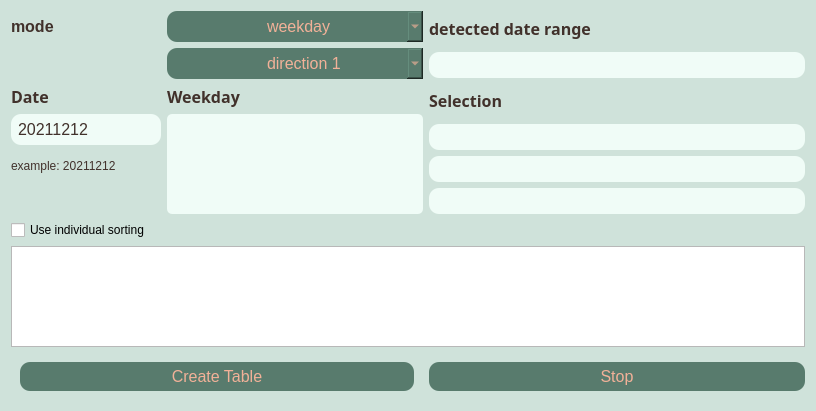
<?xml version="1.0" encoding="UTF-8"?>
<ui version="4.0">
 <class>Form</class>
 <widget class="QWidget" name="Form">
  <property name="geometry">
   <rect>
    <x>0</x>
    <y>0</y>
    <width>816</width>
    <height>411</height>
   </rect>
  </property>
  <property name="sizePolicy">
   <sizepolicy hsizetype="MinimumExpanding" vsizetype="MinimumExpanding">
    <horstretch>0</horstretch>
    <verstretch>0</verstretch>
   </sizepolicy>
  </property>
  <property name="windowTitle">
   <string>Form</string>
  </property>
  <property name="styleSheet">
   <string notr="true">#Form {
border-style: solid;
border-color:  #f2f7f5;
background: #cfe2da; 

}

#Form QListWidget {
	background-color: #F0FCF7;
   border-radius: 5px;
	text-align: center;
    color:#41312b;
}

#Form QPushButton {
	background-color: #587b6d;
   border-radius: 10px;
	padding: 5px 5px 5px 5px;
	text-align: center;
    color:#f2b198;
}

#Form QLineEdit {
	background-color: #F0FCF7;
   border-radius: 10px;
	padding: 5px 5px 5px 5px;
	text-align: center;
    color:#41312b;
}

#Form QLabel {
	text-align: center;
    color:#41312b;
}

#Form QComboBox {
	background-color: #587b6d;
   border-radius: 10px;
	padding: 5px 5px 5px 100px;
	text-align: center;
    color:#f2b198;
    
}

#Form QPushButton:hover {
	background-color: #408d49;
   border-radius: 10px;
       color:#fde1d6;
}</string>
  </property>
  <layout class="QGridLayout" name="gridLayout">
   <item row="2" column="0" colspan="2">
    <widget class="QTableView" name="tableView"/>
   </item>
   <item row="5" column="0">
    <widget class="QWidget" name="widget_8" native="true">
     <layout class="QGridLayout" name="gridLayout_15">
      <item row="3" column="0">
       <widget class="QPushButton" name="btnStart">
        <property name="enabled">
         <bool>false</bool>
        </property>
        <property name="font">
         <font>
          <pointsize>12</pointsize>
         </font>
        </property>
        <property name="styleSheet">
         <string notr="true"/>
        </property>
        <property name="text">
         <string>Create Table</string>
        </property>
       </widget>
      </item>
     </layout>
    </widget>
   </item>
   <item row="0" column="0">
    <layout class="QGridLayout" name="gridLayout_5">
     <item row="0" column="0">
      <widget class="QLabel" name="label_12">
       <property name="styleSheet">
        <string notr="true"/>
       </property>
       <property name="text">
        <string>&lt;html&gt;&lt;head/&gt;&lt;body&gt;&lt;p&gt;&lt;span style=&quot; font-size:12pt; font-weight:600;&quot;&gt;mode&lt;/span&gt;&lt;/p&gt;&lt;/body&gt;&lt;/html&gt;</string>
       </property>
      </widget>
     </item>
     <item row="4" column="0">
      <widget class="QLabel" name="label_2">
       <property name="styleSheet">
        <string notr="true"/>
       </property>
       <property name="text">
        <string>example: 20211212</string>
       </property>
      </widget>
     </item>
     <item row="3" column="1" rowspan="3">
      <widget class="QListWidget" name="listDatesWeekday">
       <property name="enabled">
        <bool>false</bool>
       </property>
       <property name="font">
        <font>
         <pointsize>12</pointsize>
        </font>
       </property>
       <property name="styleSheet">
        <string notr="true"/>
       </property>
       <property name="verticalScrollBarPolicy">
        <enum>Qt::ScrollBarAlwaysOff</enum>
       </property>
       <property name="horizontalScrollBarPolicy">
        <enum>Qt::ScrollBarAlwaysOff</enum>
       </property>
      </widget>
     </item>
     <item row="0" column="1">
      <widget class="QComboBox" name="comboBox">
       <property name="enabled">
        <bool>false</bool>
       </property>
       <property name="font">
        <font>
         <pointsize>12</pointsize>
        </font>
       </property>
       <property name="styleSheet">
        <string notr="true"/>
       </property>
       <item>
        <property name="text">
         <string>weekday</string>
        </property>
       </item>
       <item>
        <property name="text">
         <string>date</string>
        </property>
       </item>
      </widget>
     </item>
     <item row="2" column="1">
      <widget class="QLabel" name="label_6">
       <property name="font">
        <font>
         <family>72</family>
         <pointsize>8</pointsize>
         <weight>50</weight>
         <italic>false</italic>
         <bold>false</bold>
        </font>
       </property>
       <property name="styleSheet">
        <string notr="true"/>
       </property>
       <property name="text">
        <string>&lt;html&gt;&lt;head/&gt;&lt;body&gt;&lt;p&gt;&lt;span style=&quot; font-size:12pt; font-weight:600;&quot;&gt;Weekday&lt;/span&gt;&lt;/p&gt;&lt;/body&gt;&lt;/html&gt;</string>
       </property>
      </widget>
     </item>
     <item row="3" column="0">
      <widget class="QLineEdit" name="lineDateInput">
       <property name="enabled">
        <bool>false</bool>
       </property>
       <property name="font">
        <font>
         <pointsize>12</pointsize>
        </font>
       </property>
       <property name="styleSheet">
        <string notr="true"/>
       </property>
       <property name="text">
        <string>20211212</string>
       </property>
      </widget>
     </item>
     <item row="2" column="0">
      <widget class="QLabel" name="label_13">
       <property name="font">
        <font>
         <family>72</family>
         <pointsize>8</pointsize>
         <weight>50</weight>
         <italic>false</italic>
         <bold>false</bold>
        </font>
       </property>
       <property name="styleSheet">
        <string notr="true"/>
       </property>
       <property name="text">
        <string>&lt;html&gt;&lt;head/&gt;&lt;body&gt;&lt;p&gt;&lt;span style=&quot; font-size:12pt; font-weight:600;&quot;&gt;Date&lt;/span&gt;&lt;/p&gt;&lt;/body&gt;&lt;/html&gt;</string>
       </property>
      </widget>
     </item>
     <item row="1" column="1">
      <widget class="QComboBox" name="comboBox_direction">
       <property name="enabled">
        <bool>false</bool>
       </property>
       <property name="font">
        <font>
         <pointsize>12</pointsize>
        </font>
       </property>
       <property name="styleSheet">
        <string notr="true"/>
       </property>
       <item>
        <property name="text">
         <string>direction 1</string>
        </property>
       </item>
       <item>
        <property name="text">
         <string>direction 2</string>
        </property>
       </item>
      </widget>
     </item>
    </layout>
   </item>
   <item row="5" column="1">
    <widget class="QPushButton" name="btnStop">
     <property name="enabled">
      <bool>false</bool>
     </property>
     <property name="font">
      <font>
       <pointsize>12</pointsize>
      </font>
     </property>
     <property name="styleSheet">
      <string notr="true"/>
     </property>
     <property name="text">
      <string>Stop</string>
     </property>
    </widget>
   </item>
   <item row="0" column="1">
    <layout class="QGridLayout" name="gridLayout_3">
     <item row="11" column="0">
      <widget class="QLineEdit" name="line_Selection_agency">
       <property name="enabled">
        <bool>false</bool>
       </property>
       <property name="styleSheet">
        <string notr="true"/>
       </property>
      </widget>
     </item>
     <item row="12" column="0">
      <widget class="QLineEdit" name="line_Selection_trips">
       <property name="enabled">
        <bool>false</bool>
       </property>
       <property name="styleSheet">
        <string notr="true"/>
       </property>
      </widget>
     </item>
     <item row="3" column="0">
      <widget class="QLabel" name="label_17">
       <property name="font">
        <font>
         <family>72</family>
         <pointsize>8</pointsize>
         <weight>50</weight>
         <italic>false</italic>
         <bold>false</bold>
        </font>
       </property>
       <property name="styleSheet">
        <string notr="true"/>
       </property>
       <property name="text">
        <string>&lt;html&gt;&lt;head/&gt;&lt;body&gt;&lt;p&gt;&lt;span style=&quot; font-size:12pt; font-weight:600;&quot;&gt;detected date range&lt;/span&gt;&lt;/p&gt;&lt;/body&gt;&lt;/html&gt;</string>
       </property>
      </widget>
     </item>
     <item row="4" column="0">
      <widget class="QLineEdit" name="line_Selection_date_range">
       <property name="enabled">
        <bool>false</bool>
       </property>
       <property name="styleSheet">
        <string notr="true"/>
       </property>
      </widget>
     </item>
     <item row="9" column="0">
      <widget class="QLabel" name="label_16">
       <property name="font">
        <font>
         <family>72</family>
         <pointsize>8</pointsize>
         <weight>50</weight>
         <italic>false</italic>
         <bold>false</bold>
        </font>
       </property>
       <property name="styleSheet">
        <string notr="true"/>
       </property>
       <property name="text">
        <string>&lt;html&gt;&lt;head/&gt;&lt;body&gt;&lt;p&gt;&lt;span style=&quot; font-size:12pt; font-weight:600;&quot;&gt;Selection&lt;/span&gt;&lt;/p&gt;&lt;/body&gt;&lt;/html&gt;</string>
       </property>
      </widget>
     </item>
     <item row="10" column="0">
      <widget class="QLineEdit" name="line_Selection_format">
       <property name="enabled">
        <bool>false</bool>
       </property>
       <property name="styleSheet">
        <string notr="true"/>
       </property>
      </widget>
     </item>
    </layout>
   </item>
   <item row="1" column="0">
    <widget class="QCheckBox" name="UseIndividualSorting">
     <property name="text">
      <string>Use individual sorting</string>
     </property>
    </widget>
   </item>
  </layout>
 </widget>
 <resources/>
 <connections/>
</ui>
